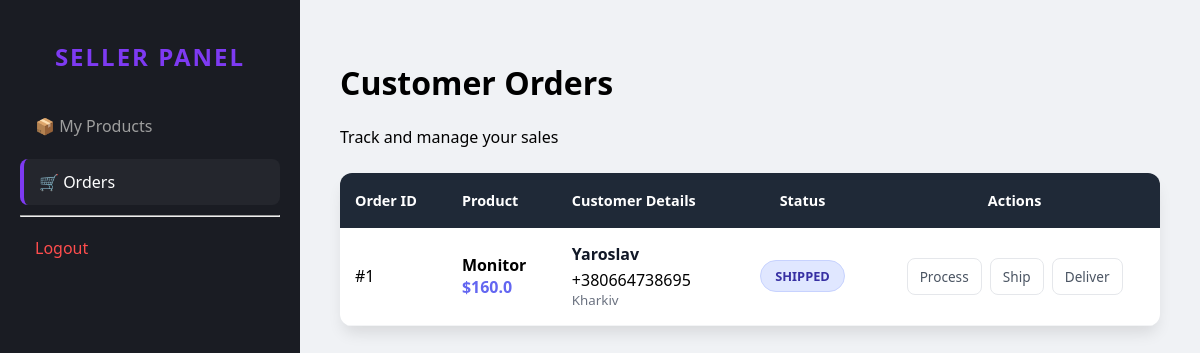
Screenshot of /orders (signed in) with the database file from the repository.
### app.py (models this page shows)
class Order(db.Model):
    id = db.Column(db.Integer, primary_key=True)
    product_id = db.Column(db.Integer, db.ForeignKey('product.id'), nullable=False)
    buyer_id = db.Column(db.Integer, db.ForeignKey('user.id'), nullable=False)
    seller_id = db.Column(db.Integer, db.ForeignKey('user.id'), nullable=False)
    full_name = db.Column(db.String(100), nullable=False)
    phone = db.Column(db.String(20), nullable=False)
    address = db.Column(db.String(200), nullable=False)
    status = db.Column(db.String(20), default='Pending')
    date_ordered = db.Column(db.DateTime, default=datetime.utcnow)
    product = db.relationship('Product', backref='orders')
    buyer = db.relationship('User', foreign_keys=[buyer_id], backref='my_orders')

class Product(db.Model):
    id = db.Column(db.Integer, primary_key=True)
    title = db.Column(db.String(200), nullable=False)
    price = db.Column(db.Float, nullable=False)
    desc = db.Column(db.Text)
    category = db.Column(db.String(50))
    image_file = db.Column(db.String(100), default='default.jpg')
    stock = db.Column(db.Integer, default=10) # Залишаємо один раз
    seller_id = db.Column(db.Integer, db.ForeignKey('user.id'), nullable=False) # Це основне поле

### app.py (the view)
@app.route('/orders')
def seller_orders():
    if 'user_id' not in session:
        return redirect('/login')
    user = User.query.get(session['user_id'])
    if not user or user.role != 'seller':
        flash('Access denied. Sellers only.', 'danger')
        return redirect('/products')
    orders = Order.query.filter_by(seller_id=user.id).order_by(Order.date_ordered.desc()).all()
    return render_template('seller_orders.html', orders=orders)

### templates/seller_orders.html (shortened to what this page needs)
<!DOCTYPE html>
<html lang="en">
<head>
    <link rel="stylesheet" href="{{ url_for('static', filename='admin.css') }}">
    <link rel="stylesheet" href="{{ url_for('static', filename='seller_orders.css') }}">
</head>
<body>
<div class="admin-container">
    <aside class="admin-sidebar">
        <div class="sidebar-header"><h2>Seller Panel</h2></div>
        <nav>
            <ul>
                <li><a href="/dashboard">📦 My Products</a></li>
                <li class="active"><a href="/orders">🛒 Orders</a></li>
                <hr>
                <li><a href="/logout" class="logout">Logout</a></li>
            </ul>
        </nav>
    </aside>
    <main class="admin-main">
        <header>
            <h1>Customer Orders</h1>
            <p>Track and manage your sales</p>
        </header>
        <table class="orders-table">
            <thead>
                <tr>
                    <th>Order ID</th>
                    <th>Product</th>
                    <th>Customer Details</th>
                    <th style="text-align: center;">Status</th>
                    <th style="text-align: center;">Actions</th>
                </tr>
            </thead>
            <tbody>
                {% for order in orders %}
                <tr>
                    <td>#{{ order.id }}</td>
                    <td>
                        <strong>{{ order.product.title }}</strong>
                        <div style="color: #6366f1; font-weight: 600;">${{ order.product.price }}</div>
                    </td>
                    <td class="customer-info">
                        <strong>{{ order.full_name }}</strong>
                        <span>{{ order.phone }}</span>
                        <small>{{ order.address }}</small>
                    </td>
                    <td style="text-align: center;">
                        <span class="status-badge status-{{ order.status.lower() }}">
                            {{ order.status }}
                        </span>
                    </td>
                    <td style="text-align: center;">
                        <a href="{{ url_for('update_order_status', order_id=order.id, status='Processing') }}" class="action-btn">Process</a>
                        <a href="{{ url_for('update_order_status', order_id=order.id, status='Shipped') }}" class="action-btn">Ship</a>
                        <a href="{{ url_for('update_order_status', order_id=order.id, status='Delivered') }}" class="action-btn">Deliver</a>
                    </td>
                </tr>
                {% endfor %}
            </tbody>
        </table>
    </main>
</div>
</body>
</html>

### static/admin.css (style rules this page uses)
body { margin: 0; font-family: 'Segoe UI', Tahoma, Geneva, Verdana, sans-serif; background-color: #f0f2f5; }
.admin-container { display: flex; min-height: 100vh; }
.admin-sidebar { width: 260px; background-color: #1a1c23; color: #fff; padding: 20px; }
.sidebar-header h2 { color: #7e3af2; text-align: center; margin-bottom: 30px; text-transform: uppercase; letter-spacing: 2px; }
.admin-sidebar ul { list-style: none; padding: 0; }
.admin-sidebar li { margin-bottom: 10px; }
.admin-sidebar a { color: #9e9e9e; text-decoration: none; display: block; padding: 12px 15px; border-radius: 8px; transition: 0.3s; }
.admin-sidebar li.active a, .admin-sidebar a:hover { background-color: #24262d; color: #fff; border-left: 4px solid #7e3af2; }
.logout { color: #ff4d4d !important; }
.admin-main { flex: 1; padding: 40px; }

### static/seller_orders.css (style rules this page uses)
.status-badge { padding: 6px 14px; border-radius: 20px; font-size: 0.8em; font-weight: 700; text-transform: uppercase; display: inline-block; }
.status-shipped { background: #e0e7ff; color: #3730a3; border: 1px solid #c7d2fe; }
.action-btn { padding: 8px 12px; border-radius: 8px; text-decoration: none; font-size: 0.85em; margin: 4px 2px; display: inline-block; background: white; border: 1px solid #e5e7eb; color: #4b5563; transition: all 0.2s ease; font-weight: 500; }
.orders-table { width: 100%; background: white; border-radius: 12px; border-collapse: collapse; margin-top: 25px; overflow: hidden; box-shadow: 0 10px 15px -3px rgba(0, 0, 0, 0.1); }
.orders-table thead { background: #1f2937; color: white; }
.orders-table th { padding: 18px 15px; text-align: left; font-weight: 600; font-size: 0.9em; }
.orders-table td { padding: 15px; border-bottom: 1px solid #f3f4f6; vertical-align: middle; }
.customer-info strong { color: #111827; display: block; margin-bottom: 4px; }
.customer-info small { color: #6b7280; line-height: 1.4; display: block; }

### rows the page displays
Order: id "1", product "Monitor", product.price "160.0", full_name "Yaroslav", phone "+380664738695", address "Kharkiv", status "SHIPPED"
